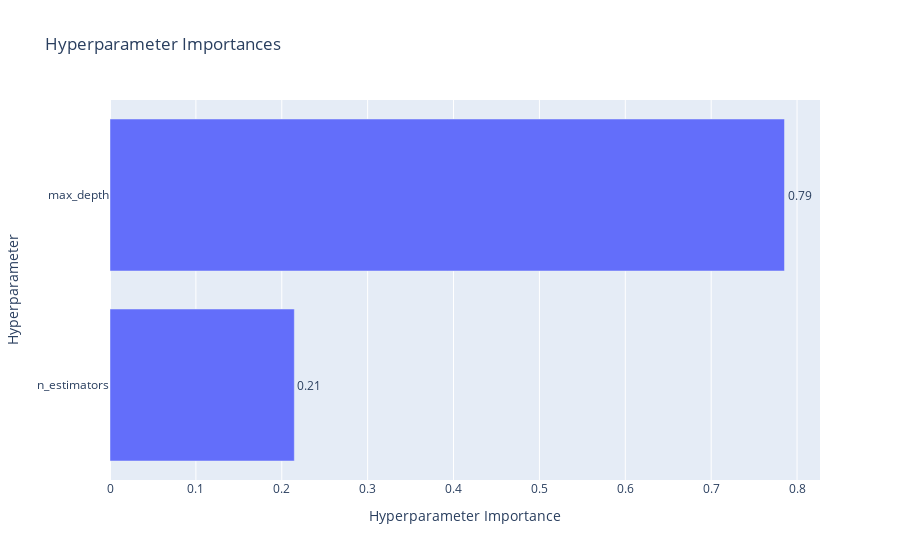

Write notebook code for a chart like this one.
### Code cell
optuna.visualization.plot_param_importances(study)

### Figure 1 — Plotly figure (JSON) as saved in the notebook; plotly's stock layout.template omitted (floating-point values rounded to 4 significant figures)
{"data": [{"cliponaxis": false, "hovertemplate": ["n_estimators (IntDistribution): 0.21462493874138716<extra></extra>", "max_depth (IntDistribution): 0.7853750612586129<extra></extra>"], "name": "Objective Value", "orientation": "h", "text": ["0.21", "0.79"], "textposition": "outside", "type": "bar", "x": [0.2146, 0.7854], "y": ["n_estimators", "max_depth"]}], "layout": {"title": {"text": "Hyperparameter Importances"}, "xaxis": {"title": {"text": "Hyperparameter Importance"}}, "yaxis": {"title": {"text": "Hyperparameter"}}}}
